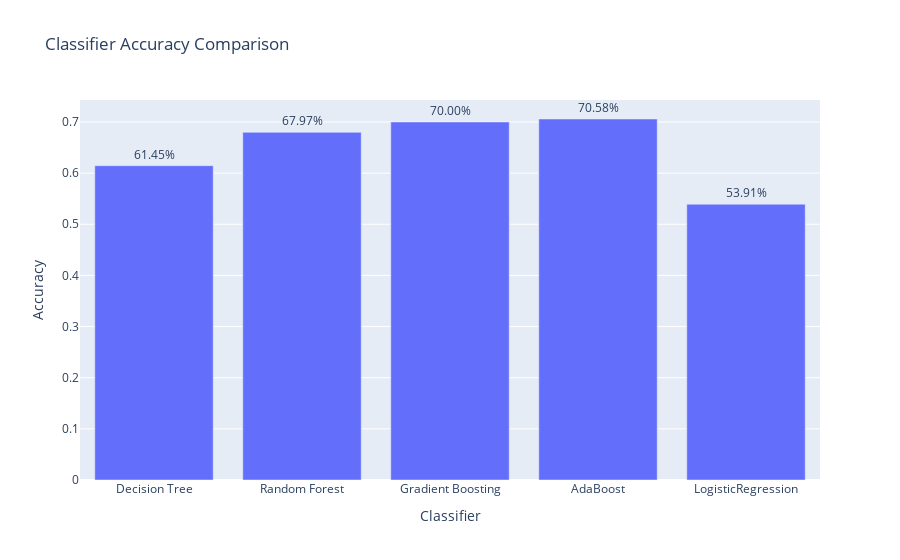

The notebook cell this image was saved under:
### Code cell
# Create a bar chart comparing accuracy
accuracy_df = pd.DataFrame(results)
fig = px.bar(accuracy_df, x='Classifier', y='Accuracy', text='Accuracy', title='Classifier Accuracy Comparison')
fig.update_traces(texttemplate='%{text:.2%}', textposition='outside')
fig.show()

### Figure 1 — Plotly figure (JSON) as saved in the notebook; plotly's stock layout.template omitted (floating-point values rounded to 4 significant figures)
{"data": [{"alignmentgroup": "True", "hovertemplate": "Classifier=%{x}<br>Accuracy=%{text}<extra></extra>", "legendgroup": "", "marker": {"color": "#636efa", "pattern": {"shape": ""}}, "name": "", "offsetgroup": "", "orientation": "v", "showlegend": false, "text": [0.6145, 0.6797, 0.7, 0.7058, 0.5391], "textposition": "outside", "texttemplate": "%{text:.2%}", "type": "bar", "x": ["Decision Tree", "Random Forest", "Gradient Boosting", "AdaBoost", "LogisticRegression"], "xaxis": "x", "y": [0.6145, 0.6797, 0.7, 0.7058, 0.5391], "yaxis": "y"}], "layout": {"barmode": "relative", "legend": {"tracegroupgap": 0}, "title": {"text": "Classifier Accuracy Comparison"}, "xaxis": {"anchor": "y", "domain": [0, 1], "title": {"text": "Classifier"}}, "yaxis": {"anchor": "x", "domain": [0, 1], "title": {"text": "Accuracy"}}}}
